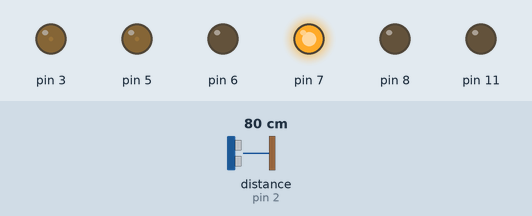
Bench run of a sketch on a simulated Arduino Uno, built with avr-gcc and run on an emulated ATmega328P. Parts: output pins drawn as LEDs (lit = HIGH). Wiring (inferred from the names in the program): ultrasonic range finder: trigger pin 4; echo pin 2. The test bench sets the inputs (shaded band); at power-on: distance to the obstacle (sensor on pin 2) 80 cm. The echo pulse lasts 58.3 µs per cm; pins used as bus, display or sensor lines are not drawn.

Above: at 1.2 s.
1.3 s: distance to the obstacle (sensor on pin 2) set to 2 cm
At 28.8 s:
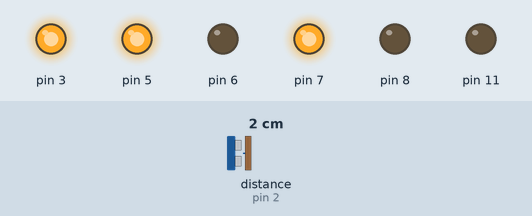
Timing chart, 0 to 29.3 s (numbered marks = the images above; inputs shaded):
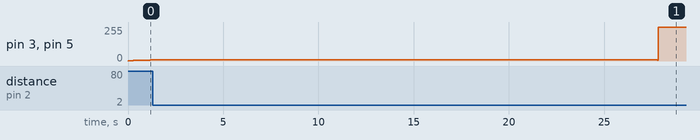

The sketch:

time3.ino
```cpp
volatile unsigned long n1 = 0, n2 = 0;
volatile int speedToReach1 = 20, speedToReach2 = 20, currentSpeed1 = 255, currentSpeed2 = 255;
volatile float d1 = 255, d2 = 255;
String rx = "";
volatile int count1 = 0, count2 = 0, accelVal = 100;
int trigPin = 4, echoPin = 2;
#define TIMER1_INTERRUPTS_ON    TIMSK1 |=  (1 << OCIE1A);
#define TIMER1_INTERRUPTS_OFF   TIMSK1 &= ~(1 << OCIE1A);
void setup() {
  Serial.begin(9600);
  pinMode(3, OUTPUT);
  pinMode(11, OUTPUT);
  pinMode(5, OUTPUT);
  pinMode(6, OUTPUT);
  pinMode(8, OUTPUT);
  pinMode(7, OUTPUT);
  //pinMode(4, INPUT);//for sensor
  pinMode(trigPin, OUTPUT);
  pinMode(echoPin, INPUT);
  digitalWrite(7, HIGH);
  digitalWrite(8, LOW);
  TCCR2A = _BV(COM2B1) | _BV(WGM21) | _BV(WGM20);
  TCCR2B = _BV(WGM22) | _BV(CS22);
  TCCR0A = _BV(COM0B1) | _BV(WGM01) | _BV(WGM00);
  TCCR0B = _BV(WGM02) | _BV(CS01) | _BV(CS00);
  OCR2A = 255;
  OCR2B = 1;//smoothness
  OCR0A = 255;
  OCR0B = 1;//smoothness
  noInterrupts();
  TCCR1A = 0;
  TCCR1B = 0;
  TCNT1  = 0;
  OCR1A = 100;
  TCCR1B |= (1 << WGM12);
  TCCR1B |= ((1 << CS11) | (1 << CS10));
  interrupts();
  /*for(int i = 0; i < 20; i++) {
    digitalWrite(*/
  TIMER1_INTERRUPTS_ON
}

ISR(TIMER1_COMPA_vect)
{
     /*if(digitalRead(4) == HIGH) {
        speedToReach1 = 255;
        speedToReach2 = 255;
        //accelVal = 20;
    }*/
     if(currentSpeed1 != speedToReach1){
      count1++;
     }
      if(speedToReach1 < currentSpeed1 && count1 == accelVal){
          n1++;
          count1 = 0;
          d1 = d1 - (2 * d1) / (4 * n1 + 1);
          if(d1 < speedToReach1) {d1 = speedToReach1;}
      }
      if(speedToReach1 > currentSpeed1 && count1 == accelVal){
          n1--;
          count1 = 0;
          d1 = (d1 * (4 * n1 + 1)) / (4 * n1 + 1 - 2);
          if(d1 > speedToReach1) {d1 = speedToReach1;}
      }
      currentSpeed1 = d1;
      OCR0A = d1;
      if(currentSpeed2 != speedToReach2){
      count2++;
     }
      if(speedToReach2 < currentSpeed2 && count2 == accelVal){
          n2++;
          count2 = 0;
          d2 = d2 - (2 * d2) / (4 * n2 + 1);
          if(d2 < speedToReach2) {d2 = speedToReach2;}
      }
      if(speedToReach2 > currentSpeed2 && count2 == accelVal){
          n2--;
          count2 = 0;
          d2 = (d2 * (4 * n2 + 1)) / (4 * n2 + 1 - 2);
          if(d2 > speedToReach2) {d2 = speedToReach2;}
      }
      currentSpeed2 = d2;
      OCR2A = d2;
}

void loop() {
  /*if(Serial.available() > 0){
     char r = Serial.read();
     //Serial.println(0);
     if(r == ' '){
        speedToReach1 = rx.toInt();
        //speedToReach2 = speedToReach1;
        Serial.print(speedToReach1);
        Serial.print(" ");
        rx = "";
      }
      else if(r == '\n') {
        speedToReach2 = rx.toInt();
        Serial.println(speedToReach2);
        rx = "";
      }
      else{
         rx = rx + r;
        }
  }*/
  /*if(currentSpeed1 == 20 && currentSpeed2 == 20) {
      speedToReach1 = 255;
      speedToReach2 = 255;
    }*/
    long duration, distance;
 digitalWrite(trigPin, LOW);
 delayMicroseconds(2);
 digitalWrite(trigPin, HIGH);
 delayMicroseconds(5);
 digitalWrite(trigPin, LOW);
 duration = pulseIn(echoPin, HIGH);
 distance = (duration/2) / 29.1;
 //Serial.println(distance);

 if(distance <= 18) {
  speedToReach1 = 255;
  speedToReach2 = 255;
  accelVal = 5;
  }
}
```
